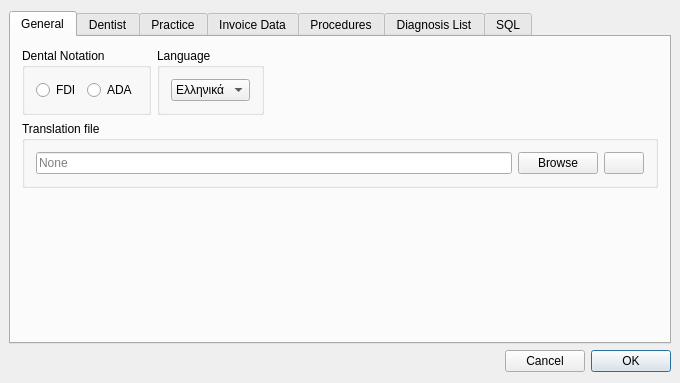
<?xml version="1.0" encoding="UTF-8"?>
<ui version="4.0">
 <class>SettingsDialog</class>
 <widget class="QDialog" name="SettingsDialog">
  <property name="geometry">
   <rect>
    <x>0</x>
    <y>0</y>
    <width>680</width>
    <height>383</height>
   </rect>
  </property>
  <property name="minimumSize">
   <size>
    <width>0</width>
    <height>0</height>
   </size>
  </property>
  <property name="windowTitle">
   <string>SettingsDialog</string>
  </property>
  <layout class="QVBoxLayout" name="verticalLayout">
   <property name="leftMargin">
    <number>9</number>
   </property>
   <property name="rightMargin">
    <number>9</number>
   </property>
   <item>
    <widget class="QTabWidget" name="tabWidget">
     <property name="sizePolicy">
      <sizepolicy hsizetype="Expanding" vsizetype="Expanding">
       <horstretch>0</horstretch>
       <verstretch>0</verstretch>
      </sizepolicy>
     </property>
     <property name="currentIndex">
      <number>0</number>
     </property>
     <widget class="QWidget" name="generalTab">
      <attribute name="title">
       <string>General</string>
      </attribute>
      <layout class="QVBoxLayout" name="verticalLayout_3">
       <item>
        <layout class="QHBoxLayout" name="horizontalLayout_8">
         <item>
          <widget class="QGroupBox" name="groupBox">
           <property name="title">
            <string>Dental Notation</string>
           </property>
           <layout class="QHBoxLayout" name="horizontalLayout_4">
            <item>
             <widget class="QRadioButton" name="fdiButton">
              <property name="text">
               <string>FDI</string>
              </property>
             </widget>
            </item>
            <item>
             <widget class="QRadioButton" name="adaButton">
              <property name="text">
               <string>ADA</string>
              </property>
             </widget>
            </item>
           </layout>
          </widget>
         </item>
         <item>
          <widget class="QGroupBox" name="languageGroup">
           <property name="title">
            <string>Language</string>
           </property>
           <layout class="QHBoxLayout" name="horizontalLayout_language">
            <item>
             <widget class="QComboBox" name="languageCombo">
              <item>
               <property name="text">
                <string notr="true">Ελληνικά</string>
               </property>
              </item>
              <item>
               <property name="text">
                <string notr="true">English</string>
               </property>
              </item>
             </widget>
            </item>
           </layout>
          </widget>
         </item>
         <item>
          <spacer name="horizontalSpacer_5">
           <property name="orientation">
            <enum>Qt::Orientation::Horizontal</enum>
           </property>
           <property name="sizeHint" stdset="0">
            <size>
             <width>40</width>
             <height>20</height>
            </size>
           </property>
          </spacer>
         </item>
        </layout>
       </item>
       <item>
        <widget class="QGroupBox" name="groupBox_3">
         <property name="title">
          <string>Translation file</string>
         </property>
         <layout class="QHBoxLayout" name="horizontalLayout_7">
          <item>
           <widget class="QLineEdit" name="tsEdit">
            <property name="text">
             <string/>
            </property>
            <property name="readOnly">
             <bool>true</bool>
            </property>
            <property name="placeholderText">
             <string>None</string>
            </property>
           </widget>
          </item>
          <item>
           <widget class="QPushButton" name="tsButton">
            <property name="text">
             <string>Browse</string>
            </property>
           </widget>
          </item>
          <item>
           <widget class="QPushButton" name="removeTsButton">
            <property name="toolTip">
             <string>Remove Translation File</string>
            </property>
            <property name="text">
             <string/>
            </property>
           </widget>
          </item>
         </layout>
        </widget>
       </item>
       <item>
        <spacer name="verticalSpacer_3">
         <property name="orientation">
          <enum>Qt::Orientation::Vertical</enum>
         </property>
         <property name="sizeHint" stdset="0">
          <size>
           <width>20</width>
           <height>151</height>
          </size>
         </property>
        </spacer>
       </item>
      </layout>
     </widget>
     <widget class="QWidget" name="doctorSettings">
      <attribute name="title">
       <string>Dentist</string>
      </attribute>
      <layout class="QVBoxLayout" name="verticalLayout_22">
       <item>
        <layout class="QHBoxLayout" name="horizontalLayout_27">
         <item>
          <layout class="QVBoxLayout" name="verticalLayout_20">
           <item>
            <widget class="QLabel" name="label_23">
             <property name="text">
              <string>First name::</string>
             </property>
            </widget>
           </item>
           <item>
            <widget class="QLabel" name="label_25">
             <property name="text">
              <string>Last name::</string>
             </property>
            </widget>
           </item>
           <item>
            <widget class="QLabel" name="label_28">
             <property name="text">
              <string>Password:</string>
             </property>
            </widget>
           </item>
          </layout>
         </item>
         <item>
          <layout class="QVBoxLayout" name="verticalLayout_21">
           <property name="spacing">
            <number>6</number>
           </property>
           <item>
            <layout class="QHBoxLayout" name="horizontalLayout_29">
             <item>
              <widget class="NameEdit" name="fNameEdit">
               <property name="sizePolicy">
                <sizepolicy hsizetype="Preferred" vsizetype="Preferred">
                 <horstretch>0</horstretch>
                 <verstretch>0</verstretch>
                </sizepolicy>
               </property>
               <property name="maxLength">
                <number>50</number>
               </property>
              </widget>
             </item>
             <item>
              <spacer name="horizontalSpacer_21">
               <property name="orientation">
                <enum>Qt::Orientation::Horizontal</enum>
               </property>
               <property name="sizeHint" stdset="0">
                <size>
                 <width>40</width>
                 <height>20</height>
                </size>
               </property>
              </spacer>
             </item>
            </layout>
           </item>
           <item>
            <layout class="QHBoxLayout" name="horizontalLayout_31">
             <item>
              <widget class="NameEdit" name="lNameEdit">
               <property name="sizePolicy">
                <sizepolicy hsizetype="Preferred" vsizetype="Preferred">
                 <horstretch>0</horstretch>
                 <verstretch>0</verstretch>
                </sizepolicy>
               </property>
               <property name="maxLength">
                <number>50</number>
               </property>
              </widget>
             </item>
             <item>
              <spacer name="horizontalSpacer_23">
               <property name="orientation">
                <enum>Qt::Orientation::Horizontal</enum>
               </property>
               <property name="sizeHint" stdset="0">
                <size>
                 <width>40</width>
                 <height>20</height>
                </size>
               </property>
              </spacer>
             </item>
            </layout>
           </item>
           <item>
            <layout class="QHBoxLayout" name="horizontalLayout_34">
             <item>
              <widget class="LineEdit" name="doctorPassEdit">
               <property name="sizePolicy">
                <sizepolicy hsizetype="Preferred" vsizetype="Preferred">
                 <horstretch>0</horstretch>
                 <verstretch>0</verstretch>
                </sizepolicy>
               </property>
               <property name="maxLength">
                <number>20</number>
               </property>
               <property name="echoMode">
                <enum>QLineEdit::EchoMode::Normal</enum>
               </property>
               <property name="placeholderText">
                <string>No password</string>
               </property>
              </widget>
             </item>
             <item>
              <spacer name="horizontalSpacer_26">
               <property name="orientation">
                <enum>Qt::Orientation::Horizontal</enum>
               </property>
               <property name="sizeHint" stdset="0">
                <size>
                 <width>40</width>
                 <height>20</height>
                </size>
               </property>
              </spacer>
             </item>
            </layout>
           </item>
          </layout>
         </item>
        </layout>
       </item>
       <item>
        <spacer name="verticalSpacer_5">
         <property name="orientation">
          <enum>Qt::Orientation::Vertical</enum>
         </property>
         <property name="sizeHint" stdset="0">
          <size>
           <width>0</width>
           <height>20</height>
          </size>
         </property>
        </spacer>
       </item>
      </layout>
     </widget>
     <widget class="QWidget" name="practiceSettings">
      <attribute name="title">
       <string>Practice</string>
      </attribute>
      <layout class="QVBoxLayout" name="verticalLayout_19">
       <item>
        <widget class="QGroupBox" name="groupBox_2">
         <property name="title">
          <string>Dentists</string>
         </property>
         <layout class="QVBoxLayout" name="verticalLayout_23">
          <item>
           <layout class="QHBoxLayout" name="horizontalLayout_6">
            <item>
             <widget class="QListWidget" name="dentistList">
              <property name="sizePolicy">
               <sizepolicy hsizetype="Expanding" vsizetype="Expanding">
                <horstretch>0</horstretch>
                <verstretch>0</verstretch>
               </sizepolicy>
              </property>
              <property name="minimumSize">
               <size>
                <width>0</width>
                <height>0</height>
               </size>
              </property>
             </widget>
            </item>
            <item>
             <layout class="QVBoxLayout" name="verticalLayout_5">
              <item>
               <widget class="QPushButton" name="addDentist">
                <property name="sizePolicy">
                 <sizepolicy hsizetype="Preferred" vsizetype="Fixed">
                  <horstretch>0</horstretch>
                  <verstretch>0</verstretch>
                 </sizepolicy>
                </property>
                <property name="minimumSize">
                 <size>
                  <width>0</width>
                  <height>0</height>
                 </size>
                </property>
                <property name="text">
                 <string>Add Dentist</string>
                </property>
               </widget>
              </item>
              <item>
               <widget class="QPushButton" name="removeDentist">
                <property name="sizePolicy">
                 <sizepolicy hsizetype="Preferred" vsizetype="Fixed">
                  <horstretch>0</horstretch>
                  <verstretch>0</verstretch>
                 </sizepolicy>
                </property>
                <property name="text">
                 <string>Remove Dentist</string>
                </property>
               </widget>
              </item>
              <item>
               <spacer name="verticalSpacer">
                <property name="orientation">
                 <enum>Qt::Orientation::Vertical</enum>
                </property>
                <property name="sizeType">
                 <enum>QSizePolicy::Policy::Expanding</enum>
                </property>
                <property name="sizeHint" stdset="0">
                 <size>
                  <width>40</width>
                  <height>20</height>
                 </size>
                </property>
               </spacer>
              </item>
             </layout>
            </item>
           </layout>
          </item>
         </layout>
        </widget>
       </item>
      </layout>
     </widget>
     <widget class="QWidget" name="companySettings">
      <attribute name="title">
       <string>Invoice Data</string>
      </attribute>
      <layout class="QVBoxLayout" name="verticalLayout_2">
       <item>
        <layout class="QHBoxLayout" name="horizontalLayout_21">
         <item>
          <layout class="QVBoxLayout" name="verticalLayout_8">
           <item>
            <widget class="QLabel" name="label_2">
             <property name="text">
              <string>Company:</string>
             </property>
            </widget>
           </item>
           <item>
            <widget class="QLabel" name="label_7">
             <property name="text">
              <string>Address:</string>
             </property>
            </widget>
           </item>
           <item>
            <widget class="QLabel" name="label_9">
             <property name="text">
              <string>Identifier:</string>
             </property>
            </widget>
           </item>
           <item>
            <widget class="QLabel" name="label">
             <property name="text">
              <string>VAT:</string>
             </property>
            </widget>
           </item>
           <item>
            <widget class="QLabel" name="label_3">
             <property name="text">
              <string>Currency:</string>
             </property>
            </widget>
           </item>
           <item>
            <widget class="QLabel" name="label_20">
             <property name="text">
              <string>Bank:</string>
             </property>
            </widget>
           </item>
           <item>
            <widget class="QLabel" name="label_19">
             <property name="text">
              <string>IBAN:</string>
             </property>
            </widget>
           </item>
           <item>
            <widget class="QLabel" name="label_21">
             <property name="text">
              <string>BIC (SWIFT):</string>
             </property>
            </widget>
           </item>
          </layout>
         </item>
         <item>
          <layout class="QVBoxLayout" name="verticalLayout_14">
           <item>
            <layout class="QHBoxLayout" name="horizontalLayout_25">
             <item>
              <widget class="LineEdit" name="companyEdit">
               <property name="sizePolicy">
                <sizepolicy hsizetype="Preferred" vsizetype="Fixed">
                 <horstretch>0</horstretch>
                 <verstretch>0</verstretch>
                </sizepolicy>
               </property>
               <property name="maxLength">
                <number>70</number>
               </property>
              </widget>
             </item>
             <item>
              <spacer name="horizontalSpacer_16">
               <property name="orientation">
                <enum>Qt::Orientation::Horizontal</enum>
               </property>
               <property name="sizeHint" stdset="0">
                <size>
                 <width>40</width>
                 <height>20</height>
                </size>
               </property>
              </spacer>
             </item>
            </layout>
           </item>
           <item>
            <layout class="QHBoxLayout" name="horizontalLayout_19">
             <item>
              <widget class="LineEdit" name="addressEdit">
               <property name="sizePolicy">
                <sizepolicy hsizetype="Preferred" vsizetype="Fixed">
                 <horstretch>0</horstretch>
                 <verstretch>0</verstretch>
                </sizepolicy>
               </property>
               <property name="maxLength">
                <number>100</number>
               </property>
              </widget>
             </item>
             <item>
              <spacer name="horizontalSpacer_8">
               <property name="orientation">
                <enum>Qt::Orientation::Horizontal</enum>
               </property>
               <property name="sizeType">
                <enum>QSizePolicy::Policy::Expanding</enum>
               </property>
               <property name="sizeHint" stdset="0">
                <size>
                 <width>40</width>
                 <height>20</height>
                </size>
               </property>
              </spacer>
             </item>
            </layout>
           </item>
           <item>
            <layout class="QHBoxLayout" name="horizontalLayout_18">
             <item>
              <widget class="LineEdit" name="identifierEdit">
               <property name="sizePolicy">
                <sizepolicy hsizetype="Preferred" vsizetype="Fixed">
                 <horstretch>0</horstretch>
                 <verstretch>0</verstretch>
                </sizepolicy>
               </property>
               <property name="maxLength">
                <number>13</number>
               </property>
              </widget>
             </item>
             <item>
              <spacer name="horizontalSpacer_9">
               <property name="orientation">
                <enum>Qt::Orientation::Horizontal</enum>
               </property>
               <property name="sizeHint" stdset="0">
                <size>
                 <width>40</width>
                 <height>20</height>
                </size>
               </property>
              </spacer>
             </item>
            </layout>
           </item>
           <item>
            <layout class="QHBoxLayout" name="horizontalLayout_2">
             <property name="topMargin">
              <number>0</number>
             </property>
             <item>
              <widget class="QSpinBox" name="vatSpin">
               <property name="maximumSize">
                <size>
                 <width>61</width>
                 <height>16777215</height>
                </size>
               </property>
               <property name="buttonSymbols">
                <enum>QAbstractSpinBox::ButtonSymbols::NoButtons</enum>
               </property>
               <property name="suffix">
                <string>%</string>
               </property>
              </widget>
             </item>
             <item>
              <spacer name="horizontalSpacer_2">
               <property name="orientation">
                <enum>Qt::Orientation::Horizontal</enum>
               </property>
               <property name="sizeHint" stdset="0">
                <size>
                 <width>40</width>
                 <height>20</height>
                </size>
               </property>
              </spacer>
             </item>
            </layout>
           </item>
           <item>
            <layout class="QHBoxLayout" name="horizontalLayout_5">
             <property name="topMargin">
              <number>0</number>
             </property>
             <item>
              <widget class="LineEdit" name="currencyEdit">
               <property name="sizePolicy">
                <sizepolicy hsizetype="Minimum" vsizetype="Fixed">
                 <horstretch>0</horstretch>
                 <verstretch>0</verstretch>
                </sizepolicy>
               </property>
               <property name="maximumSize">
                <size>
                 <width>61</width>
                 <height>16777215</height>
                </size>
               </property>
               <property name="maxLength">
                <number>4</number>
               </property>
              </widget>
             </item>
             <item>
              <spacer name="horizontalSpacer">
               <property name="orientation">
                <enum>Qt::Orientation::Horizontal</enum>
               </property>
               <property name="sizeHint" stdset="0">
                <size>
                 <width>40</width>
                 <height>20</height>
                </size>
               </property>
              </spacer>
             </item>
            </layout>
           </item>
           <item>
            <layout class="QHBoxLayout" name="horizontalLayout_16">
             <item>
              <widget class="LineEdit" name="bankEdit">
               <property name="sizePolicy">
                <sizepolicy hsizetype="Preferred" vsizetype="Fixed">
                 <horstretch>0</horstretch>
                 <verstretch>0</verstretch>
                </sizepolicy>
               </property>
               <property name="maxLength">
                <number>200</number>
               </property>
              </widget>
             </item>
             <item>
              <spacer name="horizontalSpacer_11">
               <property name="orientation">
                <enum>Qt::Orientation::Horizontal</enum>
               </property>
               <property name="sizeHint" stdset="0">
                <size>
                 <width>40</width>
                 <height>20</height>
                </size>
               </property>
              </spacer>
             </item>
            </layout>
           </item>
           <item>
            <layout class="QHBoxLayout" name="horizontalLayout_15">
             <item>
              <widget class="LineEdit" name="ibanEdit">
               <property name="sizePolicy">
                <sizepolicy hsizetype="Preferred" vsizetype="Fixed">
                 <horstretch>0</horstretch>
                 <verstretch>0</verstretch>
                </sizepolicy>
               </property>
               <property name="maxLength">
                <number>42</number>
               </property>
              </widget>
             </item>
             <item>
              <spacer name="horizontalSpacer_12">
               <property name="orientation">
                <enum>Qt::Orientation::Horizontal</enum>
               </property>
               <property name="sizeHint" stdset="0">
                <size>
                 <width>40</width>
                 <height>20</height>
                </size>
               </property>
              </spacer>
             </item>
            </layout>
           </item>
           <item>
            <layout class="QHBoxLayout" name="horizontalLayout_14">
             <item>
              <widget class="LineEdit" name="bicEdit">
               <property name="sizePolicy">
                <sizepolicy hsizetype="Preferred" vsizetype="Fixed">
                 <horstretch>0</horstretch>
                 <verstretch>0</verstretch>
                </sizepolicy>
               </property>
               <property name="maxLength">
                <number>11</number>
               </property>
              </widget>
             </item>
             <item>
              <spacer name="horizontalSpacer_13">
               <property name="orientation">
                <enum>Qt::Orientation::Horizontal</enum>
               </property>
               <property name="sizeHint" stdset="0">
                <size>
                 <width>58</width>
                 <height>20</height>
                </size>
               </property>
              </spacer>
             </item>
            </layout>
           </item>
          </layout>
         </item>
        </layout>
       </item>
       <item>
        <spacer name="verticalSpacer_2">
         <property name="orientation">
          <enum>Qt::Orientation::Vertical</enum>
         </property>
         <property name="sizeHint" stdset="0">
          <size>
           <width>20</width>
           <height>174</height>
          </size>
         </property>
        </spacer>
       </item>
      </layout>
     </widget>
     <widget class="QWidget" name="codeTab">
      <attribute name="title">
       <string>Procedures</string>
      </attribute>
      <layout class="QVBoxLayout" name="verticalLayout_25">
       <item>
        <widget class="ProcedureListView" name="priceListView" native="true">
         <property name="sizePolicy">
          <sizepolicy hsizetype="Preferred" vsizetype="Expanding">
           <horstretch>0</horstretch>
           <verstretch>0</verstretch>
          </sizepolicy>
         </property>
        </widget>
       </item>
       <item>
        <layout class="QHBoxLayout" name="horizontalLayout_3">
         <property name="topMargin">
          <number>0</number>
         </property>
         <item>
          <spacer name="horizontalSpacer_3">
           <property name="orientation">
            <enum>Qt::Orientation::Horizontal</enum>
           </property>
           <property name="sizeHint" stdset="0">
            <size>
             <width>40</width>
             <height>20</height>
            </size>
           </property>
          </spacer>
         </item>
         <item>
          <widget class="QPushButton" name="addButton">
           <property name="text">
            <string>Add Procedure</string>
           </property>
          </widget>
         </item>
         <item>
          <widget class="QPushButton" name="removeButton">
           <property name="text">
            <string>Remove Procedure</string>
           </property>
          </widget>
         </item>
         <item>
          <spacer name="horizontalSpacer_4">
           <property name="orientation">
            <enum>Qt::Orientation::Horizontal</enum>
           </property>
           <property name="sizeHint" stdset="0">
            <size>
             <width>40</width>
             <height>20</height>
            </size>
           </property>
          </spacer>
         </item>
        </layout>
       </item>
      </layout>
     </widget>
     <widget class="QWidget" name="diagnosisTab">
      <attribute name="title">
       <string>Diagnosis List</string>
      </attribute>
      <layout class="QVBoxLayout" name="verticalLayout_4">
       <item>
        <widget class="QListWidget" name="diagnosisList"/>
       </item>
       <item>
        <layout class="QHBoxLayout" name="horizontalLayout_9">
         <property name="topMargin">
          <number>0</number>
         </property>
         <item>
          <spacer name="horizontalSpacer_6">
           <property name="orientation">
            <enum>Qt::Orientation::Horizontal</enum>
           </property>
           <property name="sizeHint" stdset="0">
            <size>
             <width>40</width>
             <height>20</height>
            </size>
           </property>
          </spacer>
         </item>
         <item>
          <widget class="QPushButton" name="addDiagnosisButton">
           <property name="text">
            <string>Add Diagnosis</string>
           </property>
          </widget>
         </item>
         <item>
          <widget class="QPushButton" name="removeDiagnosisButton">
           <property name="text">
            <string>Remove Diagnosis</string>
           </property>
          </widget>
         </item>
         <item>
          <spacer name="horizontalSpacer_7">
           <property name="orientation">
            <enum>Qt::Orientation::Horizontal</enum>
           </property>
           <property name="sizeHint" stdset="0">
            <size>
             <width>40</width>
             <height>20</height>
            </size>
           </property>
          </spacer>
         </item>
        </layout>
       </item>
      </layout>
     </widget>
     <widget class="QWidget" name="sql">
      <attribute name="title">
       <string>SQL</string>
      </attribute>
      <layout class="QVBoxLayout" name="verticalLayout_24">
       <item>
        <spacer name="sqlSpacer1">
         <property name="orientation">
          <enum>Qt::Orientation::Vertical</enum>
         </property>
         <property name="sizeType">
          <enum>QSizePolicy::Policy::Expanding</enum>
         </property>
         <property name="sizeHint" stdset="0">
          <size>
           <width>40</width>
           <height>20</height>
          </size>
         </property>
        </spacer>
       </item>
       <item>
        <widget class="QLabel" name="sqlWarning">
         <property name="sizePolicy">
          <sizepolicy hsizetype="Preferred" vsizetype="Preferred">
           <horstretch>0</horstretch>
           <verstretch>0</verstretch>
          </sizepolicy>
         </property>
         <property name="text">
          <string>Warning! This section provides full control over the database. Certain queries may cause irreversible damage to the information it contains or disrupt the normal functioning of the program.</string>
         </property>
         <property name="alignment">
          <set>Qt::AlignmentFlag::AlignCenter</set>
         </property>
         <property name="wordWrap">
          <bool>true</bool>
         </property>
        </widget>
       </item>
       <item>
        <layout class="QHBoxLayout" name="horizontalLayout_36">
         <property name="bottomMargin">
          <number>0</number>
         </property>
         <item>
          <spacer name="horizontalSpacer_10">
           <property name="orientation">
            <enum>Qt::Orientation::Horizontal</enum>
           </property>
           <property name="sizeHint" stdset="0">
            <size>
             <width>40</width>
             <height>20</height>
            </size>
           </property>
          </spacer>
         </item>
         <item>
          <widget class="QPushButton" name="sqlAgree">
           <property name="text">
            <string>Proceed</string>
           </property>
          </widget>
         </item>
         <item>
          <spacer name="horizontalSpacer_28">
           <property name="orientation">
            <enum>Qt::Orientation::Horizontal</enum>
           </property>
           <property name="sizeHint" stdset="0">
            <size>
             <width>40</width>
             <height>20</height>
            </size>
           </property>
          </spacer>
         </item>
        </layout>
       </item>
       <item>
        <layout class="QHBoxLayout" name="horizontalLayout_17">
         <item>
          <widget class="QLineEdit" name="sqlEdit">
           <property name="enabled">
            <bool>true</bool>
           </property>
           <property name="placeholderText">
            <string>Enter query</string>
           </property>
          </widget>
         </item>
         <item>
          <widget class="QPushButton" name="sqlButton">
           <property name="enabled">
            <bool>true</bool>
           </property>
           <property name="text">
            <string>Execute</string>
           </property>
           <property name="autoDefault">
            <bool>true</bool>
           </property>
           <property name="default">
            <bool>true</bool>
           </property>
          </widget>
         </item>
        </layout>
       </item>
       <item>
        <widget class="QTableView" name="sqlTable">
         <property name="enabled">
          <bool>true</bool>
         </property>
         <property name="verticalScrollMode">
          <enum>QAbstractItemView::ScrollMode::ScrollPerItem</enum>
         </property>
         <property name="horizontalScrollMode">
          <enum>QAbstractItemView::ScrollMode::ScrollPerItem</enum>
         </property>
        </widget>
       </item>
       <item>
        <spacer name="sqlSpacer2">
         <property name="orientation">
          <enum>Qt::Orientation::Vertical</enum>
         </property>
         <property name="sizeType">
          <enum>QSizePolicy::Policy::Expanding</enum>
         </property>
         <property name="sizeHint" stdset="0">
          <size>
           <width>5</width>
           <height>20</height>
          </size>
         </property>
        </spacer>
       </item>
      </layout>
     </widget>
    </widget>
   </item>
   <item>
    <layout class="QHBoxLayout" name="horizontalLayout">
     <item>
      <widget class="QLabel" name="errorLabel">
       <property name="sizePolicy">
        <sizepolicy hsizetype="Expanding" vsizetype="Preferred">
         <horstretch>0</horstretch>
         <verstretch>0</verstretch>
        </sizepolicy>
       </property>
       <property name="minimumSize">
        <size>
         <width>0</width>
         <height>0</height>
        </size>
       </property>
       <property name="styleSheet">
        <string notr="true">color : red;</string>
       </property>
       <property name="text">
        <string/>
       </property>
      </widget>
     </item>
     <item>
      <widget class="QPushButton" name="cancelButton">
       <property name="text">
        <string>Cancel</string>
       </property>
      </widget>
     </item>
     <item>
      <widget class="QPushButton" name="okButton">
       <property name="text">
        <string>OK</string>
       </property>
       <property name="default">
        <bool>true</bool>
       </property>
      </widget>
     </item>
    </layout>
   </item>
  </layout>
 </widget>
 <layoutdefault spacing="6" margin="11"/>
 <customwidgets>
  <customwidget>
   <class>LineEdit</class>
   <extends>QLineEdit</extends>
   <header>View/uiComponents/LineEdit.h</header>
  </customwidget>
  <customwidget>
   <class>NameEdit</class>
   <extends>QLineEdit</extends>
   <header>View/uiComponents/NameEdit.h</header>
  </customwidget>
  <customwidget>
   <class>ProcedureListView</class>
   <extends>QWidget</extends>
   <header>View/SubWidgets/ProcedureListView.h</header>
   <container>1</container>
  </customwidget>
 </customwidgets>
 <resources/>
 <connections/>
</ui>
